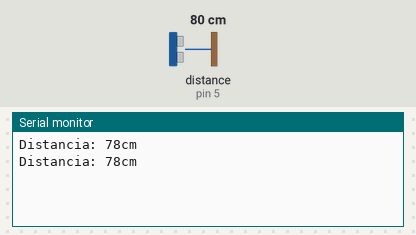
Bench run of a sketch on a simulated Arduino Uno, built with avr-gcc and run on an emulated ATmega328P. Shown: the last lines printed to the serial monitor. Wiring (inferred from the names in the program): ultrasonic range finder: trigger pin 6; echo pin 5. Inputs (shaded band) come from the test bench; at power-on: distance to the obstacle (sensor on pin 5) 80 cm. The echo pulse lasts 58.3 µs per cm.

Above: at 1.8 s.
1.9 s: distance to the obstacle (sensor on pin 5) set to 2 cm
At 2.8 s:
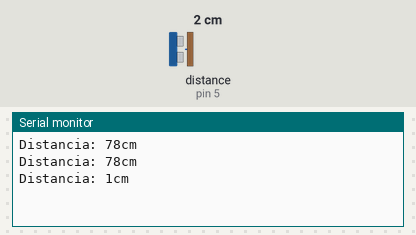
3.4 s: distance to the obstacle (sensor on pin 5) set to 4 cm
At 4.8 s:
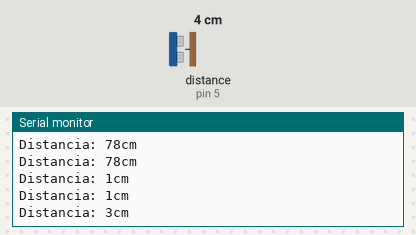
Timing chart, 0 to 6.4 s (numbered marks = the images above; inputs shaded):
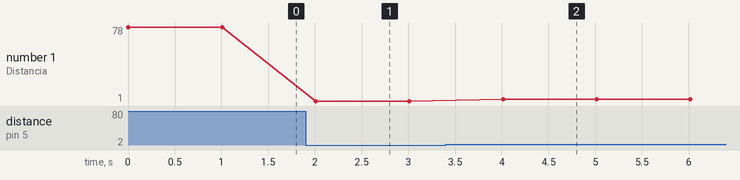

Measured:
- after the input at 1.9 s, the serial monitor: prints a new line after 0.11 s (image 1)
- after the input at 3.4 s, the serial monitor: prints a new line after 0.61 s (image 2)
- plotted number 1: 78 → 1 after the input at 1.9 s, 1 → 3 after the input at 3.4 s

The sketch:

sensor_de_ultrasonido.ino
```cpp
const int Trigger = 6;
const int Echo = 5; // Pin digital 3 para el Echo del sensor

void setup() {
  Serial.begin(9600); // iniciailzamos la comunicación
  pinMode(Trigger, OUTPUT); // pin como salida
  pinMode(Echo, INPUT);  // pin como entrada
  digitalWrite(Trigger, LOW); // Inicializamos el pin con 0
}

void loop()
{

long t; // tiempo que demora en llegar el eco
long d; //distancia en centimetros

digitalWrite(Trigger, HIGH);
delayMicroseconds(10); // Enviamos un pulso de 10us
digitalWrite(Trigger, LOW);

t = pulseIn(Echo, HIGH); // obtenemos el ancho del pulso
d = t/59; // escalamos el tiempo a una distancia en cm

Serial.print("Distancia: ");
Serial.print(d); // Enviamos serialmente el valor de la distancia
Serial.print("cm");
Serial.println();
delay(1000); // Hacemos una pausa de 1000 ms
}
```
